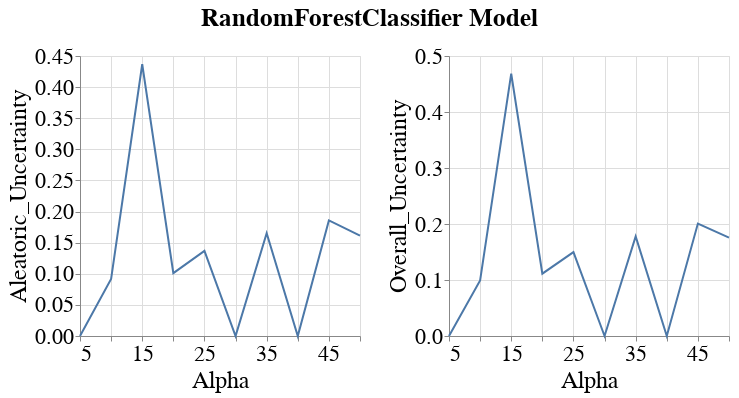

The notebook cell this image was saved under:
### Code cell
visualizer.create_subgroup_metrics_line_band_plot(model_name=MODEL_NAMES[0],
                                                  subgroup_metrics=['Aleatoric_Uncertainty', 'Overall_Uncertainty'],
                                                  subgroup='sex_dis')

### Figure 1 — Vega-Lite specification as saved in the notebook (floating-point values rounded to 4 significant figures)
{"config": {"view": {"continuousWidth": 400, "continuousHeight": 300}, "axis": {"labelFontSize": 22, "labelFontWeight": "normal", "titleFontSize": 24, "titleFontWeight": "normal"}, "legend": {"labelFontSize": 22, "symbolStrokeWidth": 10, "titleFontSize": 24}, "title": {"fontSize": 22}}, "vconcat": [{"hconcat": [{"layer": [{"mark": {"type": "errorband", "extent": "ci"}, "encoding": {"x": {"field": "Intervention_Param", "title": "Alpha", "type": "quantitative"}, "y": {"field": "Metric_Value", "scale": {"zero": false}, "title": "Aleatoric_Uncertainty", "type": "quantitative"}}}, {"mark": "line", "encoding": {"x": {"field": "Intervention_Param", "title": "Alpha", "type": "quantitative"}, "y": {"aggregate": "mean", "field": "Metric_Value", "scale": {"zero": false}, "title": "Aleatoric_Uncertainty", "type": "quantitative"}}}], "height": 280, "width": 280}, {"layer": [{"mark": {"type": "errorband", "extent": "ci"}, "encoding": {"x": {"field": "Intervention_Param", "title": "Alpha", "type": "quantitative"}, "y": {"field": "Metric_Value", "scale": {"zero": false}, "title": "Overall_Uncertainty", "type": "quantitative"}}}, {"mark": "line", "encoding": {"x": {"field": "Intervention_Param", "title": "Alpha", "type": "quantitative"}, "y": {"aggregate": "mean", "field": "Metric_Value", "scale": {"zero": false}, "title": "Overall_Uncertainty", "type": "quantitative"}}}], "data": {"name": "data-5b7686f9ebf0d533534821939e3c0a87"}, "height": 280, "width": 280}]}], "data": {"name": "data-6db9120ec387c8d9f425eaf862802ee2"}, "title": {"text": "RandomForestClassifier Model", "anchor": "middle", "dy": -10, "fontSize": 25}, "$schema": "https://vega.github.io/schema/vega-lite/v4.17.0.json", "datasets": {"data-6db9120ec387c8d9f425eaf862802ee2": [{"Metric": "Aleatoric_Uncertainty", "Model_Name": "RandomForestClassifier", "Model_Params": "{'bootstrap': True, 'ccp_alpha': 0.0, 'class_weight': None, 'criterion': 'gini', 'max_depth': 10, 'max_features': 'sqrt', 'max_leaf_nodes': None, 'max_samples': None, 'min_impurity_decrease': 0.0, 'min_samples_leaf': 1, 'min_samples_split': 2, 'min_weight_fraction_leaf': 0.0, 'n_estimators': 100, 'n_jobs': None, 'oob_score': False, 'random_state': 300, 'verbose': 0, 'warm_start': False}", "Dataset_Name": "StudentPerformance", "Num_Estimators": 50, "Tag": "OK", "Record_Create_Date_Time": "2023-10-31T12:25:57.559000", "Session_Uuid": "429e1647-70bc-4a6a-bd5f-7513ec18ac6b", "Experiment_Iteration": "Exp_iter_3", "Dataset_Split_Seed": 300, "Model_Init_Seed": 300, "Fair_Intervention_Params_Lst": "[ 5. 10. 15. 20. 25. 30. 35. 40. 45. 50.]", "Intervention_Param": 5.0, "Subgroup": "sex_dis", "Metric_Value": 0.0}, {"Metric": "Aleatoric_Uncertainty", "Model_Name": "RandomForestClassifier", "Model_Params": "{'bootstrap': True, 'ccp_alpha': 0.0, 'class_weight': None, 'criterion': 'gini', 'max_depth': 10, 'max_features': 'sqrt', 'max_leaf_nodes': None, 'max_samples': None, 'min_impurity_decrease': 0.0, 'min_samples_leaf': 1, 'min_samples_split': 2, 'min_weight_fraction_leaf': 0.0, 'n_estimators': 100, 'n_jobs': None, 'oob_score': False, 'random_state': 300, 'verbose': 0, 'warm_start': False}", "Dataset_Name": "StudentPerformance", "Num_Estimators": 50, "Tag": "OK", "Record_Create_Date_Time": "2023-10-31T12:29:29.819000", "Session_Uuid": "429e1647-70bc-4a6a-bd5f-7513ec18ac6b", "Experiment_Iteration": "Exp_iter_3", "Dataset_Split_Seed": 300, "Model_Init_Seed": 300, "Fair_Intervention_Params_Lst": "[ 5. 10. 15. 20. 25. 30. 35. 40. 45. 50.]", "Intervention_Param": 10.0, "Subgroup": "sex_dis", "Metric_Value": 0.09179}, {"Metric": "Aleatoric_Uncertainty", "Model_Name": "RandomForestClassifier", "Model_Params": "{'bootstrap': True, 'ccp_alpha': 0.0, 'class_weight': None, 'criterion': 'gini', 'max_depth': 10, 'max_features': 'sqrt', 'max_leaf_nodes': None, 'max_samples': None, 'min_impurity_decrease': 0.0, 'min_samples_leaf': 1, 'min_samples_split': 2, 'min_weight_fraction_leaf': 0.0, 'n_estimators': 100, 'n_jobs': None, 'oob_score': False, 'random_state': 300, 'verbose': 0, 'warm_start': False}", "Dataset_Name": "StudentPerformance", "Num_Estimators": 50, "Tag": "OK", "Record_Create_Date_Time": "2023-10-31T12:32:46.184000", "Session_Uuid": "429e1647-70bc-4a6a-bd5f-7513ec18ac6b", "Experiment_Iteration": "Exp_iter_3", "Dataset_Split_Seed": 300, "Model_Init_Seed": 300, "Fair_Intervention_Params_Lst": "[ 5. 10. 15. 20. 25. 30. 35. 40. 45. 50.]", "Intervention_Param": 15.0, "Subgroup": "sex_dis", "Metric_Value": 0.4367}, {"Metric": "Aleatoric_Uncertainty", "Model_Name": "RandomForestClassifier", "Model_Params": "{'bootstrap': True, 'ccp_alpha': 0.0, 'class_weight': None, 'criterion': 'gini', 'max_depth': 10, 'max_features': 'sqrt', 'max_leaf_nodes': None, 'max_samples': None, 'min_impurity_decrease': 0.0, 'min_samples_leaf': 1, 'min_samples_split': 2, 'min_weight_fraction_leaf': 0.0, 'n_estimators': 100, 'n_jobs': None, 'oob_score': False, 'random_state': 300, 'verbose': 0, 'warm_start': False}", "Dataset_Name": "StudentPerformance", "Num_Estimators": 50, "Tag": "OK", "Record_Create_Date_Time": "2023-10-31T12:36:04.126000", "Session_Uuid": "429e1647-70bc-4a6a-bd5f-7513ec18ac6b", "Experiment_Iteration": "Exp_iter_3", "Dataset_Split_Seed": 300, "Model_Init_Seed": 300, "Fair_Intervention_Params_Lst": "[ 5. 10. 15. 20. 25. 30. 35. 40. 45. 50.]", "Intervention_Param": 20.0, "Subgroup": "sex_dis", "Metric_Value": 0.1011}, {"Metric": "Aleatoric_Uncertainty", "Model_Name": "RandomForestClassifier", "Model_Params": "{'bootstrap': True, 'ccp_alpha': 0.0, 'class_weight': None, 'criterion': 'gini', 'max_depth': 10, 'max_features': 'sqrt', 'max_leaf_nodes': None, 'max_samples': None, 'min_impurity_decrease': 0.0, 'min_samples_leaf': 1, 'min_samples_split': 2, 'min_weight_fraction_leaf': 0.0, 'n_estimators': 100, 'n_jobs': None, 'oob_score': False, 'random_state': 300, 'verbose': 0, 'warm_start': False}", "Dataset_Name": "StudentPerformance", "Num_Estimators": 50, "Tag": "OK", "Record_Create_Date_Time": "2023-10-31T12:39:24.506000", "Session_Uuid": "429e1647-70bc-4a6a-bd5f-7513ec18ac6b", "Experiment_Iteration": "Exp_iter_3", "Dataset_Split_Seed": 300, "Model_Init_Seed": 300, "Fair_Intervention_Params_Lst": "[ 5. 10. 15. 20. 25. 30. 35. 40. 45. 50.]", "Intervention_Param": 25.0, "Subgroup": "sex_dis", "Metric_Value": 0.1368}, {"Metric": "Aleatoric_Uncertainty", "Model_Name": "RandomForestClassifier", "Model_Params": "{'bootstrap': True, 'ccp_alpha': 0.0, 'class_weight': None, 'criterion': 'gini', 'max_depth': 10, 'max_features': 'sqrt', 'max_leaf_nodes': None, 'max_samples': None, 'min_impurity_decrease': 0.0, 'min_samples_leaf': 1, 'min_samples_split': 2, 'min_weight_fraction_leaf': 0.0, 'n_estimators': 100, 'n_jobs': None, 'oob_score': False, 'random_state': 300, 'verbose': 0, 'warm_start': False}", "Dataset_Name": "StudentPerformance", "Num_Estimators": 50, "Tag": "OK", "Record_Create_Date_Time": "2023-10-31T12:42:14.729000", "Session_Uuid": "429e1647-70bc-4a6a-bd5f-7513ec18ac6b", "Experiment_Iteration": "Exp_iter_3", "Dataset_Split_Seed": 300, "Model_Init_Seed": 300, "Fair_Intervention_Params_Lst": "[ 5. 10. 15. 20. 25. 30. 35. 40. 45. 50.]", "Intervention_Param": 30.0, "Subgroup": "sex_dis", "Metric_Value": 0.0}, {"Metric": "Aleatoric_Uncertainty", "Model_Name": "RandomForestClassifier", "Model_Params": "{'bootstrap': True, 'ccp_alpha': 0.0, 'class_weight': None, 'criterion': 'gini', 'max_depth': 10, 'max_features': 'sqrt', 'max_leaf_nodes': None, 'max_samples': None, 'min_impurity_decrease': 0.0, 'min_samples_leaf': 1, 'min_samples_split': 2, 'min_weight_fraction_leaf': 0.0, 'n_estimators': 100, 'n_jobs': None, 'oob_score': False, 'random_state': 300, 'verbose': 0, 'warm_start': False}", "Dataset_Name": "StudentPerformance", "Num_Estimators": 50, "Tag": "OK", "Record_Create_Date_Time": "2023-10-31T12:45:47.915000", "Session_Uuid": "429e1647-70bc-4a6a-bd5f-7513ec18ac6b", "Experiment_Iteration": "Exp_iter_3", "Dataset_Split_Seed": 300, "Model_Init_Seed": 300, "Fair_Intervention_Params_Lst": "[ 5. 10. 15. 20. 25. 30. 35. 40. 45. 50.]", "Intervention_Param": 35.0, "Subgroup": "sex_dis", "Metric_Value": 0.1651}, {"Metric": "Aleatoric_Uncertainty", "Model_Name": "RandomForestClassifier", "Model_Params": "{'bootstrap': True, 'ccp_alpha': 0.0, 'class_weight': None, 'criterion': 'gini', 'max_depth': 10, 'max_features': 'sqrt', 'max_leaf_nodes': None, 'max_samples': None, 'min_impurity_decrease': 0.0, 'min_samples_leaf': 1, 'min_samples_split': 2, 'min_weight_fraction_leaf': 0.0, 'n_estimators': 100, 'n_jobs': None, 'oob_score': False, 'random_state': 300, 'verbose': 0, 'warm_start': False}", "Dataset_Name": "StudentPerformance", "Num_Estimators": 50, "Tag": "OK", "Record_Create_Date_Time": "2023-10-31T12:48:56.292000", "Session_Uuid": "429e1647-70bc-4a6a-bd5f-7513ec18ac6b", "Experiment_Iteration": "Exp_iter_3", "Dataset_Split_Seed": 300, "Model_Init_Seed": 300, "Fair_Intervention_Params_Lst": "[ 5. 10. 15. 20. 25. 30. 35. 40. 45. 50.]", "Intervention_Param": 40.0, "Subgroup": "sex_dis", "Metric_Value": 0.0}, {"Metric": "Aleatoric_Uncertainty", "Model_Name": "RandomForestClassifier", "Model_Params": "{'bootstrap': True, 'ccp_alpha': 0.0, 'class_weight': None, 'criterion': 'gini', 'max_depth': 10, 'max_features': 'sqrt', 'max_leaf_nodes': None, 'max_samples': None, 'min_impurity_decrease': 0.0, 'min_samples_leaf': 1, 'min_samples_split': 2, 'min_weight_fraction_leaf': 0.0, 'n_estimators': 100, 'n_jobs': None, 'oob_score': False, 'random_state': 300, 'verbose': 0, 'warm_start': False}", "Dataset_Name": "StudentPerformance", "Num_Estimators": 50, "Tag": "OK", "Record_Create_Date_Time": "2023-10-31T12:52:14.840000", "Session_Uuid": "429e1647-70bc-4a6a-bd5f-7513ec18ac6b", "Experiment_Iteration": "Exp_iter_3", "Dataset_Split_Seed": 300, "Model_Init_Seed": 300, "Fair_Intervention_Params_Lst": "[ 5. 10. 15. 20. 25. 30. 35. 40. 45. 50.]", "Intervention_Param": 45.0, "Subgroup": "sex_dis", "Metric_Value": 0.1857}, {"Metric": "Aleatoric_Uncertainty", "Model_Name": "RandomForestClassifier", "Model_Params": "{'bootstrap': True, 'ccp_alpha': 0.0, 'class_weight': None, 'criterion': 'gini', 'max_depth': 10, 'max_features': 'sqrt', 'max_leaf_nodes': None, 'max_samples': None, 'min_impurity_decrease': 0.0, 'min_samples_leaf': 1, 'min_samples_split': 2, 'min_weight_fraction_leaf': 0.0, 'n_estimators': 100, 'n_jobs': None, 'oob_score': False, 'random_state': 300, 'verbose': 0, 'warm_start': False}", "Dataset_Name": "StudentPerformance", "Num_Estimators": 50, "Tag": "OK", "Record_Create_Date_Time": "2023-10-31T12:55:45.494000", "Session_Uuid": "429e1647-70bc-4a6a-bd5f-7513ec18ac6b", "Experiment_Iteration": "Exp_iter_3", "Dataset_Split_Seed": 300, "Model_Init_Seed": 300, "Fair_Intervention_Params_Lst": "[ 5. 10. 15. 20. 25. 30. 35. 40. 45. 50.]", "Intervention_Param": 50.0, "Subgroup": "sex_dis", "Metric_Value": 0.1613}], "data-5b7686f9ebf0d533534821939e3c0a87": [{"Metric": "Overall_Uncertainty", "Model_Name": "RandomForestClassifier", "Model_Params": "{'bootstrap': True, 'ccp_alpha': 0.0, 'class_weight': None, 'criterion': 'gini', 'max_depth': 10, 'max_features': 'sqrt', 'max_leaf_nodes': None, 'max_samples': None, 'min_impurity_decrease': 0.0, 'min_samples_leaf': 1, 'min_samples_split': 2, 'min_weight_fraction_leaf': 0.0, 'n_estimators': 100, 'n_jobs': None, 'oob_score': False, 'random_state': 300, 'verbose': 0, 'warm_start': False}", "Dataset_Name": "StudentPerformance", "Num_Estimators": 50, "Tag": "OK", "Record_Create_Date_Time": "2023-10-31T12:25:57.559000", "Session_Uuid": "429e1647-70bc-4a6a-bd5f-7513ec18ac6b", "Experiment_Iteration": "Exp_iter_3", "Dataset_Split_Seed": 300, "Model_Init_Seed": 300, "Fair_Intervention_Params_Lst": "[ 5. 10. 15. 20. 25. 30. 35. 40. 45. 50.]", "Intervention_Param": 5.0, "Subgroup": "sex_dis", "Metric_Value": 0.0}, {"Metric": "Overall_Uncertainty", "Model_Name": "RandomForestClassifier", "Model_Params": "{'bootstrap': True, 'ccp_alpha': 0.0, 'class_weight': None, 'criterion': 'gini', 'max_depth': 10, 'max_features': 'sqrt', 'max_leaf_nodes': None, 'max_samples': None, 'min_impurity_decrease': 0.0, 'min_samples_leaf': 1, 'min_samples_split': 2, 'min_weight_fraction_leaf': 0.0, 'n_estimators': 100, 'n_jobs': None, 'oob_score': False, 'random_state': 300, 'verbose': 0, 'warm_start': False}", "Dataset_Name": "StudentPerformance", "Num_Estimators": 50, "Tag": "OK", "Record_Create_Date_Time": "2023-10-31T12:29:29.819000", "Session_Uuid": "429e1647-70bc-4a6a-bd5f-7513ec18ac6b", "Experiment_Iteration": "Exp_iter_3", "Dataset_Split_Seed": 300, "Model_Init_Seed": 300, "Fair_Intervention_Params_Lst": "[ 5. 10. 15. 20. 25. 30. 35. 40. 45. 50.]", "Intervention_Param": 10.0, "Subgroup": "sex_dis", "Metric_Value": 0.09934}, {"Metric": "Overall_Uncertainty", "Model_Name": "RandomForestClassifier", "Model_Params": "{'bootstrap': True, 'ccp_alpha': 0.0, 'class_weight': None, 'criterion': 'gini', 'max_depth': 10, 'max_features': 'sqrt', 'max_leaf_nodes': None, 'max_samples': None, 'min_impurity_decrease': 0.0, 'min_samples_leaf': 1, 'min_samples_split': 2, 'min_weight_fraction_leaf': 0.0, 'n_estimators': 100, 'n_jobs': None, 'oob_score': False, 'random_state': 300, 'verbose': 0, 'warm_start': False}", "Dataset_Name": "StudentPerformance", "Num_Estimators": 50, "Tag": "OK", "Record_Create_Date_Time": "2023-10-31T12:32:46.184000", "Session_Uuid": "429e1647-70bc-4a6a-bd5f-7513ec18ac6b", "Experiment_Iteration": "Exp_iter_3", "Dataset_Split_Seed": 300, "Model_Init_Seed": 300, "Fair_Intervention_Params_Lst": "[ 5. 10. 15. 20. 25. 30. 35. 40. 45. 50.]", "Intervention_Param": 15.0, "Subgroup": "sex_dis", "Metric_Value": 0.4684}, {"Metric": "Overall_Uncertainty", "Model_Name": "RandomForestClassifier", "Model_Params": "{'bootstrap': True, 'ccp_alpha': 0.0, 'class_weight': None, 'criterion': 'gini', 'max_depth': 10, 'max_features': 'sqrt', 'max_leaf_nodes': None, 'max_samples': None, 'min_impurity_decrease': 0.0, 'min_samples_leaf': 1, 'min_samples_split': 2, 'min_weight_fraction_leaf': 0.0, 'n_estimators': 100, 'n_jobs': None, 'oob_score': False, 'random_state': 300, 'verbose': 0, 'warm_start': False}", "Dataset_Name": "StudentPerformance", "Num_Estimators": 50, "Tag": "OK", "Record_Create_Date_Time": "2023-10-31T12:36:04.126000", "Session_Uuid": "429e1647-70bc-4a6a-bd5f-7513ec18ac6b", "Experiment_Iteration": "Exp_iter_3", "Dataset_Split_Seed": 300, "Model_Init_Seed": 300, "Fair_Intervention_Params_Lst": "[ 5. 10. 15. 20. 25. 30. 35. 40. 45. 50.]", "Intervention_Param": 20.0, "Subgroup": "sex_dis", "Metric_Value": 0.1113}, {"Metric": "Overall_Uncertainty", "Model_Name": "RandomForestClassifier", "Model_Params": "{'bootstrap': True, 'ccp_alpha': 0.0, 'class_weight': None, 'criterion': 'gini', 'max_depth': 10, 'max_features': 'sqrt', 'max_leaf_nodes': None, 'max_samples': None, 'min_impurity_decrease': 0.0, 'min_samples_leaf': 1, 'min_samples_split': 2, 'min_weight_fraction_leaf': 0.0, 'n_estimators': 100, 'n_jobs': None, 'oob_score': False, 'random_state': 300, 'verbose': 0, 'warm_start': False}", "Dataset_Name": "StudentPerformance", "Num_Estimators": 50, "Tag": "OK", "Record_Create_Date_Time": "2023-10-31T12:39:24.506000", "Session_Uuid": "429e1647-70bc-4a6a-bd5f-7513ec18ac6b", "Experiment_Iteration": "Exp_iter_3", "Dataset_Split_Seed": 300, "Model_Init_Seed": 300, "Fair_Intervention_Params_Lst": "[ 5. 10. 15. 20. 25. 30. 35. 40. 45. 50.]", "Intervention_Param": 25.0, "Subgroup": "sex_dis", "Metric_Value": 0.1498}, {"Metric": "Overall_Uncertainty", "Model_Name": "RandomForestClassifier", "Model_Params": "{'bootstrap': True, 'ccp_alpha': 0.0, 'class_weight': None, 'criterion': 'gini', 'max_depth': 10, 'max_features': 'sqrt', 'max_leaf_nodes': None, 'max_samples': None, 'min_impurity_decrease': 0.0, 'min_samples_leaf': 1, 'min_samples_split': 2, 'min_weight_fraction_leaf': 0.0, 'n_estimators': 100, 'n_jobs': None, 'oob_score': False, 'random_state': 300, 'verbose': 0, 'warm_start': False}", "Dataset_Name": "StudentPerformance", "Num_Estimators": 50, "Tag": "OK", "Record_Create_Date_Time": "2023-10-31T12:42:14.729000", "Session_Uuid": "429e1647-70bc-4a6a-bd5f-7513ec18ac6b", "Experiment_Iteration": "Exp_iter_3", "Dataset_Split_Seed": 300, "Model_Init_Seed": 300, "Fair_Intervention_Params_Lst": "[ 5. 10. 15. 20. 25. 30. 35. 40. 45. 50.]", "Intervention_Param": 30.0, "Subgroup": "sex_dis", "Metric_Value": 0.0}, {"Metric": "Overall_Uncertainty", "Model_Name": "RandomForestClassifier", "Model_Params": "{'bootstrap': True, 'ccp_alpha': 0.0, 'class_weight': None, 'criterion': 'gini', 'max_depth': 10, 'max_features': 'sqrt', 'max_leaf_nodes': None, 'max_samples': None, 'min_impurity_decrease': 0.0, 'min_samples_leaf': 1, 'min_samples_split': 2, 'min_weight_fraction_leaf': 0.0, 'n_estimators': 100, 'n_jobs': None, 'oob_score': False, 'random_state': 300, 'verbose': 0, 'warm_start': False}", "Dataset_Name": "StudentPerformance", "Num_Estimators": 50, "Tag": "OK", "Record_Create_Date_Time": "2023-10-31T12:45:47.915000", "Session_Uuid": "429e1647-70bc-4a6a-bd5f-7513ec18ac6b", "Experiment_Iteration": "Exp_iter_3", "Dataset_Split_Seed": 300, "Model_Init_Seed": 300, "Fair_Intervention_Params_Lst": "[ 5. 10. 15. 20. 25. 30. 35. 40. 45. 50.]", "Intervention_Param": 35.0, "Subgroup": "sex_dis", "Metric_Value": 0.1779}, {"Metric": "Overall_Uncertainty", "Model_Name": "RandomForestClassifier", "Model_Params": "{'bootstrap': True, 'ccp_alpha': 0.0, 'class_weight': None, 'criterion': 'gini', 'max_depth': 10, 'max_features': 'sqrt', 'max_leaf_nodes': None, 'max_samples': None, 'min_impurity_decrease': 0.0, 'min_samples_leaf': 1, 'min_samples_split': 2, 'min_weight_fraction_leaf': 0.0, 'n_estimators': 100, 'n_jobs': None, 'oob_score': False, 'random_state': 300, 'verbose': 0, 'warm_start': False}", "Dataset_Name": "StudentPerformance", "Num_Estimators": 50, "Tag": "OK", "Record_Create_Date_Time": "2023-10-31T12:48:56.292000", "Session_Uuid": "429e1647-70bc-4a6a-bd5f-7513ec18ac6b", "Experiment_Iteration": "Exp_iter_3", "Dataset_Split_Seed": 300, "Model_Init_Seed": 300, "Fair_Intervention_Params_Lst": "[ 5. 10. 15. 20. 25. 30. 35. 40. 45. 50.]", "Intervention_Param": 40.0, "Subgroup": "sex_dis", "Metric_Value": 0.0}, {"Metric": "Overall_Uncertainty", "Model_Name": "RandomForestClassifier", "Model_Params": "{'bootstrap': True, 'ccp_alpha': 0.0, 'class_weight': None, 'criterion': 'gini', 'max_depth': 10, 'max_features': 'sqrt', 'max_leaf_nodes': None, 'max_samples': None, 'min_impurity_decrease': 0.0, 'min_samples_leaf': 1, 'min_samples_split': 2, 'min_weight_fraction_leaf': 0.0, 'n_estimators': 100, 'n_jobs': None, 'oob_score': False, 'random_state': 300, 'verbose': 0, 'warm_start': False}", "Dataset_Name": "StudentPerformance", "Num_Estimators": 50, "Tag": "OK", "Record_Create_Date_Time": "2023-10-31T12:52:14.840000", "Session_Uuid": "429e1647-70bc-4a6a-bd5f-7513ec18ac6b", "Experiment_Iteration": "Exp_iter_3", "Dataset_Split_Seed": 300, "Model_Init_Seed": 300, "Fair_Intervention_Params_Lst": "[ 5. 10. 15. 20. 25. 30. 35. 40. 45. 50.]", "Intervention_Param": 45.0, "Subgroup": "sex_dis", "Metric_Value": 0.2007}, {"Metric": "Overall_Uncertainty", "Model_Name": "RandomForestClassifier", "Model_Params": "{'bootstrap': True, 'ccp_alpha': 0.0, 'class_weight': None, 'criterion': 'gini', 'max_depth': 10, 'max_features': 'sqrt', 'max_leaf_nodes': None, 'max_samples': None, 'min_impurity_decrease': 0.0, 'min_samples_leaf': 1, 'min_samples_split': 2, 'min_weight_fraction_leaf': 0.0, 'n_estimators': 100, 'n_jobs': None, 'oob_score': False, 'random_state': 300, 'verbose': 0, 'warm_start': False}", "Dataset_Name": "StudentPerformance", "Num_Estimators": 50, "Tag": "OK", "Record_Create_Date_Time": "2023-10-31T12:55:45.494000", "Session_Uuid": "429e1647-70bc-4a6a-bd5f-7513ec18ac6b", "Experiment_Iteration": "Exp_iter_3", "Dataset_Split_Seed": 300, "Model_Init_Seed": 300, "Fair_Intervention_Params_Lst": "[ 5. 10. 15. 20. 25. 30. 35. 40. 45. 50.]", "Intervention_Param": 50.0, "Subgroup": "sex_dis", "Metric_Value": 0.1758}]}}
